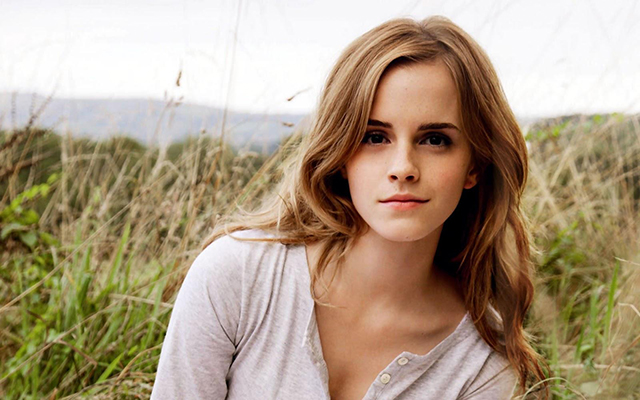
#> input picture resources/emma.jpg, 640 x 400 px
$ python averageFilter.py
#> lines starting #> are read from the running program, lines starting #| are printed output that depends on the picture
import cv2
import numpy as np

img = cv2.imread("resources/emma.jpg", 0)
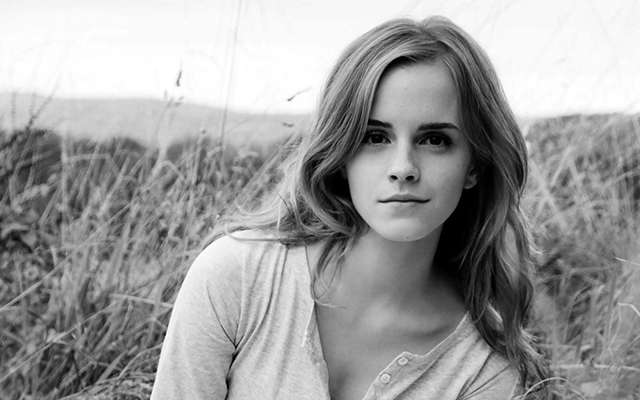
#> img: shape (400, 640); min 0, max 255, mean 157.9

blur_filter1 = np.ones((3, 3)) / 9.0
blur_filter2 = np.ones((8, 8)) / 9.0
blur_filter3 = np.ones((12, 12)) / 9.0

img_blur1 = cv2.filter2D(img, -1, blur_filter1)
img_blur2 = cv2.filter2D(img, -1, blur_filter2)
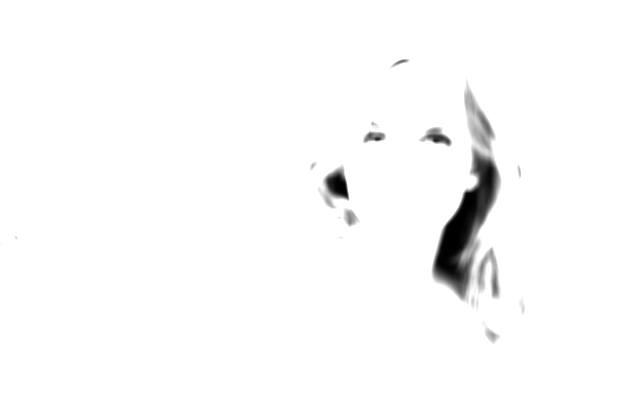
#> img_blur2: shape (400, 640); min 0, max 255, mean 250.2
img_blur3 = cv2.filter2D(img, -1, blur_filter3)
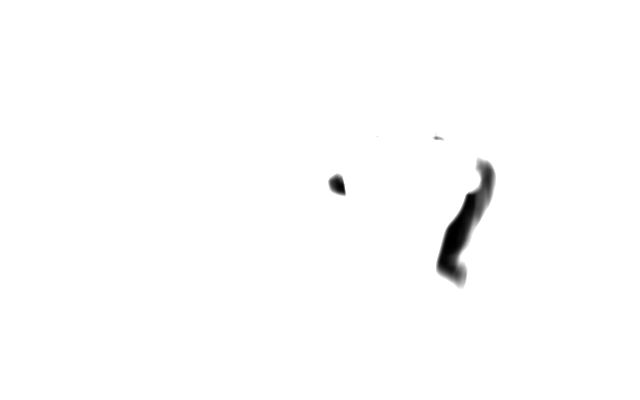
#> img_blur3: shape (400, 640); min 0, max 255, mean 252.8

cv2.imshow("org", img)
cv2.imshow("blur1", img_blur1)
cv2.imshow("blur2", img_blur2)
cv2.imshow("blur3", img_blur3)
cv2.waitKey()

$ run again, with resources/cards1.jpg copied over resources/emma.jpg
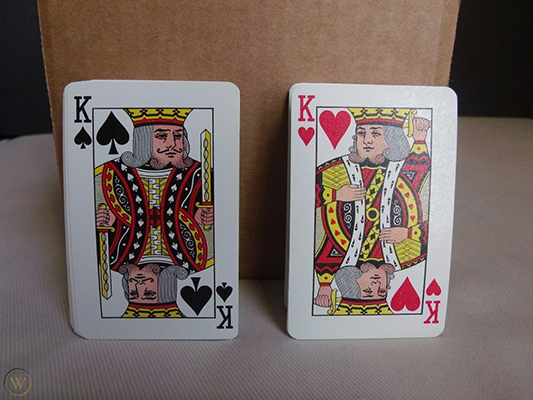
#> input picture resources/cards1.jpg, 533 x 400 px
#> `img_blur1 = cv2.filter2D(img, -1, blur_filter1)`:
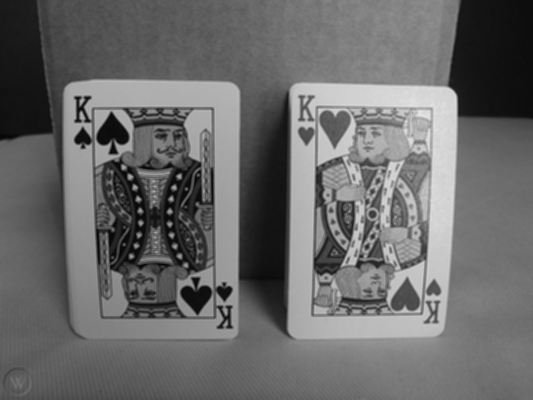
#> img_blur1: shape (400, 533); min 4, max 230, mean 106.1
#> `img_blur3 = cv2.filter2D(img, -1, blur_filter3)`:
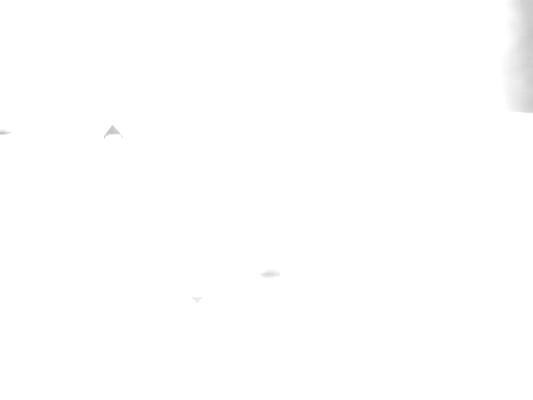
#> img_blur3: shape (400, 533); min 196, max 255, mean 254.6

$ run again, with resources/einstein.jpg copied over resources/emma.jpg
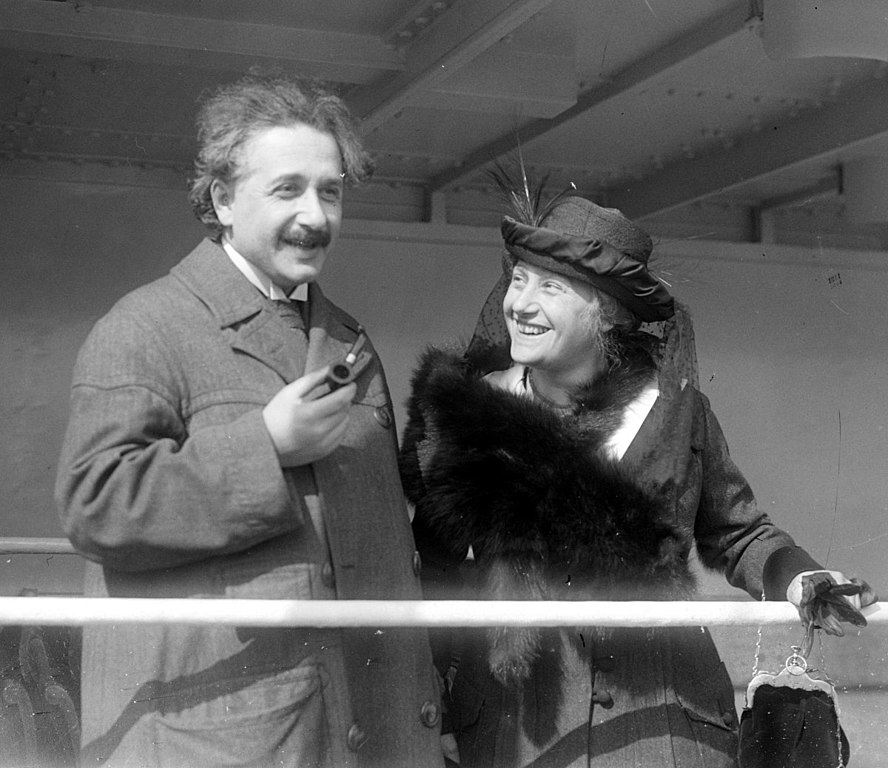
#> input picture resources/einstein.jpg, 888 x 768 px
#> img is the input picture: shape (768, 888); min 0, max 255, mean 95.5
#> `img_blur2 = cv2.filter2D(img, -1, blur_filter2)`:
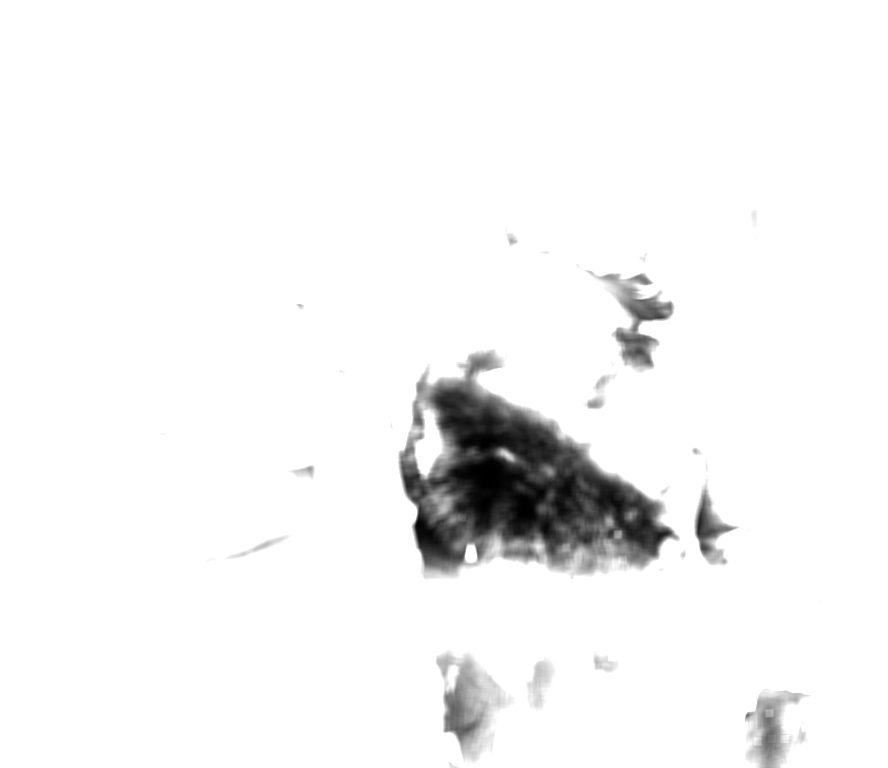
#> img_blur2: shape (768, 888); min 0, max 255, mean 244.3
#> `img_blur3 = cv2.filter2D(img, -1, blur_filter3)`:
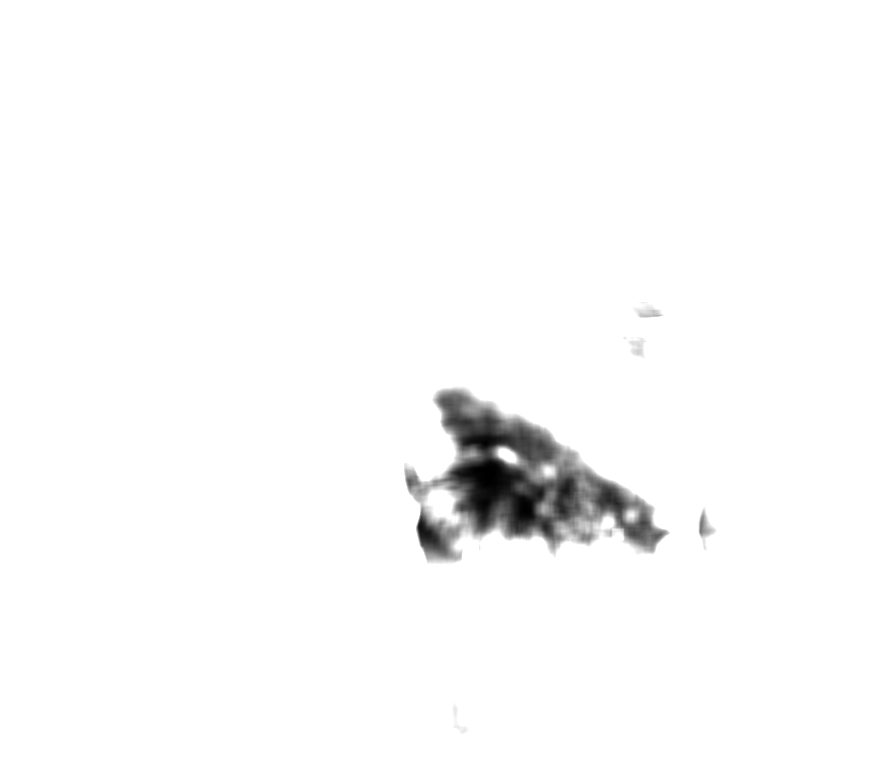
#> img_blur3: shape (768, 888); min 0, max 255, mean 250
